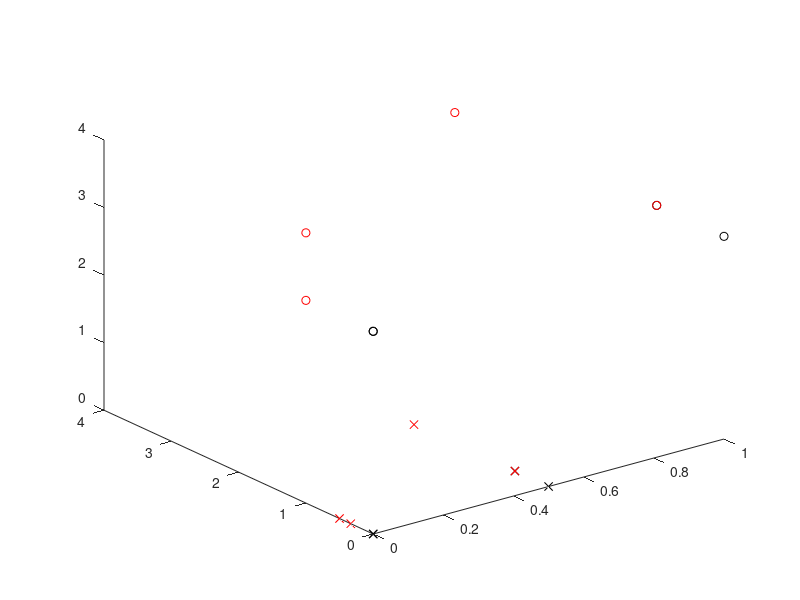

Recreate this plot in MATLAB.
%% Basic camera model

f = 1;
O = [0;0];

s = [1;1];
c = [0;0];

% homogenous intrinsic camera matrix
K = [ [-f/s(1),0,c(1); 0,-f/s(2),c(2); 0,0,1], [0;0;1] ];

% rotation (transformation to right-handed coordinate system)
R = [1,0,0;0,1,0;0,0,-1];
% translation
t = [O(1);O(2);0];

% homogenous extrinsic camera matrix
P = [R,t;0,0,0,1];
    
%% a)

p = [[0,0,3;1,0,3;1,1,3;0,0,3],ones(4,1)];

% projection onto image plane
p_ = (K*P*p')';

p_ = p_(:,1:2)./repmat(p_(:,3),1,2);

plot3(p(:,1),p(:,2),p(:,3),'ko')
hold on
plot(p_(:,1),p_(:,2),'kx')

%% b)

p = [[0,1,3;1,1,3;1,4,3;0,1,4],ones(4,1)];

% projection onto image plane
p_ = (K*P*p')';
p_ = p_(:,1:2)./repmat(p_(:,3),1,2);

plot3(p(:,1),p(:,2),p(:,3),'ro')
hold on
plot(p_(:,1),p_(:,2),'rx')
